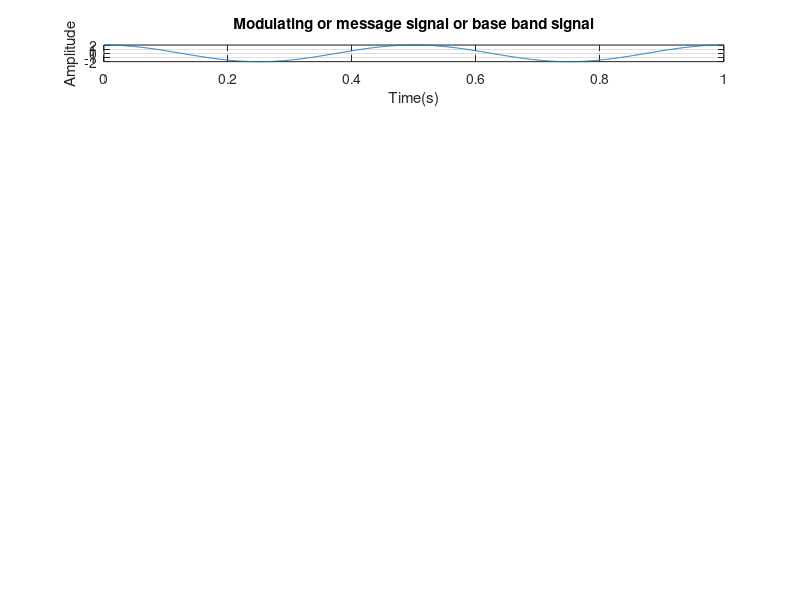

The MATLAB source for this figure: (Note: this script raises an error after producing the figure.)
t = 0:0.001:1;
am = 2; % amplitude of message signal
ac = 2; % amplitude of carrier signal

% Cosine Message Signal
fm = 2; % frequency 
x = am*cos(2*pi*fm*t);
subplot(10,1,1);
plot(t,x);
xlabel('Time(s)');
ylabel('Amplitude');
title('Modulating or message signal or base band signal');
grid on;

% Cosine Carrier Signal

y = ac*cos(2*pi*fc*t);
subplot(10,1,3);
plot(t,y);
xlabel('Time(s)');
ylabel('Amplitude');
title('Carrier Signal');
grid on;


% Sine Message Signal

x_shifted = am*sin(2*pi*fm*t);
subplot(10,2,3);
plot(t,x_shifted);
xlabel('Time(s)');
ylabel('Amplitude');
title('Modulating or message signal or base band signal');
grid on;

% Sine Carrier Signal
fc = 10;
y_shifted = ac*sin(2*pi*fc*t);
subplot(10,1,4);
plot(t,y_shifted);
xlabel('Time(s)');
ylabel('Amplitude');
title('Carrier Signal');
grid on;

% The output of upper product modulator 
s1 = (am*ac)/2*(cos(2*pi*(fc+fm)*t)+cos(2*pi*(fc-fm)*t));
subplot(10,1,5);
plot(t,s1);
xlabel('Time(s)');
ylabel('Amplitude');
title('S1');
grid on;

% output of lower product modulator
s2 = (am*ac)/2*(cos(2*pi*(fc+fm)*t)-cos(2*pi*(fc-fm)*t));
subplot(10,1,1);
plot(t,s2);
xlabel('Time(s)');
ylabel('Amplitude');
title('S2');
grid on;

% SSBSC modulated wave s(t) having a lower sideband.
lsb = s1+s2;
subplot(10,2,2);
plot(t,lsb);
xlabel('Time(s)');
ylabel('Amplitude');
title('Lower Sideband Signal');
grid on;

% SSBSC modulated wave s(t) having a upper sideband.
usb = s1-s2;
subplot(10,2,8);
plot(t,usb);
xlabel('Time(s)');
ylabel('Amplitude');
title('Upper Sideband Signal');
grid on;
















% Misc. Watermark
%annotation('textbox', 'String', '20240802543', 'FontSize', 30, 'Color', [0.5, 0.5, 0.5],'EdgeColor', 'none', 'HorizontalAlignment', 'center', 'Rotation', 45);
